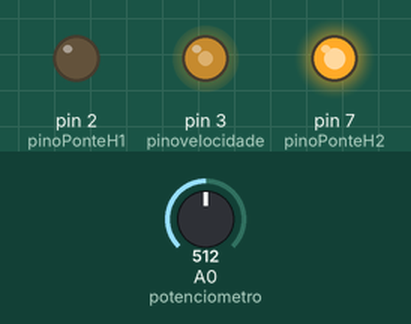
Bench run of a sketch on a simulated Arduino Uno, built with avr-gcc and run on an emulated ATmega328P. Shown: output pins drawn as LEDs (lit = HIGH). The test bench sets the inputs (shaded band); at power-on: A0 (potenciometro) = 512.

Above: at 1.2 s.
1.3 s: A0 (potenciometro) set to 716
At 2.4 s:
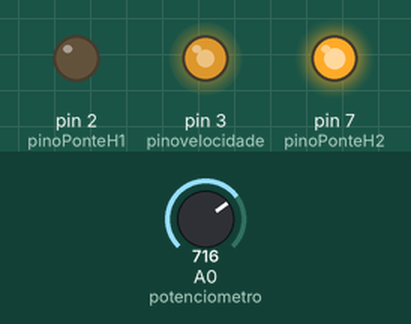
2.8 s: A0 (potenciometro) set to 900
At 3.6 s:
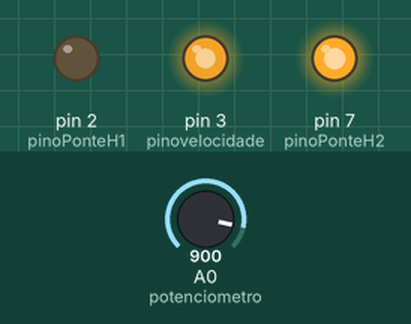
4.3 s: A0 (potenciometro) set to 122
At 4.7 s:
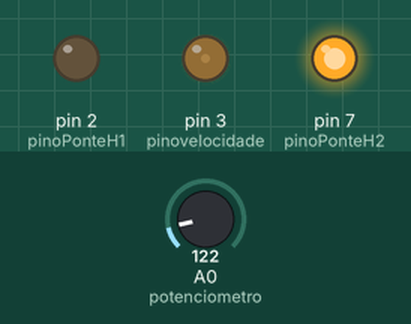
5.8 s: A0 (potenciometro) set to 0
At 7.0 s:
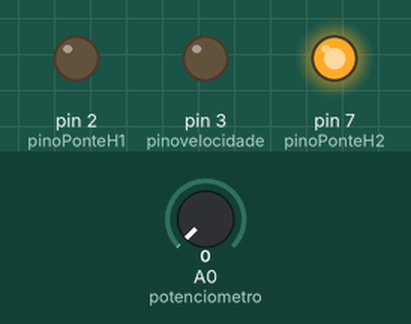
Timing chart, 0 to 8.3 s (numbered marks = the images above; inputs shaded):
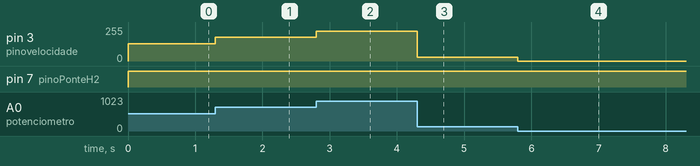

Measured:
- after the input at 1.3 s, pin 3 (pinovelocidade): 128/255 → 179/255 at once
- after the input at 2.8 s, pin 3 (pinovelocidade): 179/255 → 225/255 at once
- after the input at 4.3 s, pin 3 (pinovelocidade): 225/255 → 30/255 at once
- after the input at 5.8 s, pin 3 (pinovelocidade): 30/255 → 0/255 at once

The sketch:

Ponte_H_Arduino.ino
```cpp
/*  Código Para Controle De Motor DC Via PWM Arduino

    Monte seus próprios projetos sem dificuldade com programação!
    ACESSE: https://flaviobabos.com.br/
*/

// Define as variáveis utilizadas
#define pinovelocidade 3
#define pinoPonteH1 2
#define pinoPonteH2 7
#define potenciometro A0

void setup()
{
  // Define os pinos como saida
  pinMode(3, OUTPUT);
  pinMode(2, OUTPUT);
  pinMode(7, OUTPUT);

  // Define o pino do potenciômetro como entrada
  pinMode(A0, INPUT);
  }

void loop(){

  // Faz a leitura do Potenciômetro
  int velocidade = analogRead(potenciometro)/4;

  // Define a velocidade de rotacao do motor
  analogWrite(pinovelocidade, velocidade);

  // Aciona o motor
  digitalWrite(pinoPonteH1, LOW);
  digitalWrite(pinoPonteH2, HIGH);
}  
```
